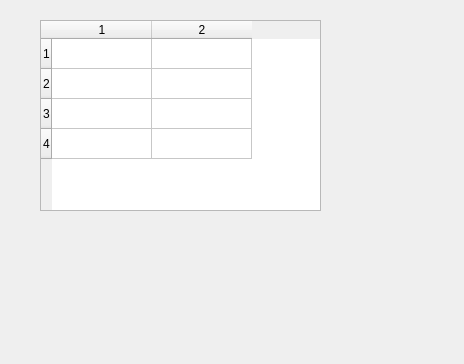
<?xml version="1.0" encoding="UTF-8"?>
<ui version="4.0">
 <class>Dialog</class>
 <widget class="QDialog" name="Dialog">
  <property name="geometry">
   <rect>
    <x>0</x>
    <y>0</y>
    <width>464</width>
    <height>364</height>
   </rect>
  </property>
  <property name="windowTitle">
   <string>Dialog</string>
  </property>
  <widget class="QTableWidget" name="tableWidget">
   <property name="geometry">
    <rect>
     <x>40</x>
     <y>20</y>
     <width>281</width>
     <height>191</height>
    </rect>
   </property>
   <property name="rowCount">
    <number>4</number>
   </property>
   <property name="columnCount">
    <number>2</number>
   </property>
   <row/>
   <row/>
   <row/>
   <row/>
   <column/>
   <column/>
  </widget>
 </widget>
 <resources/>
 <connections/>
</ui>
